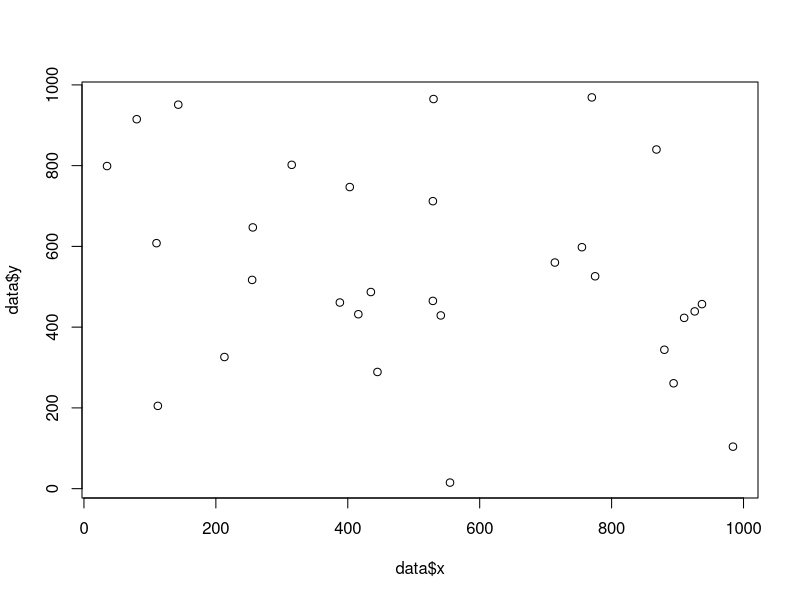
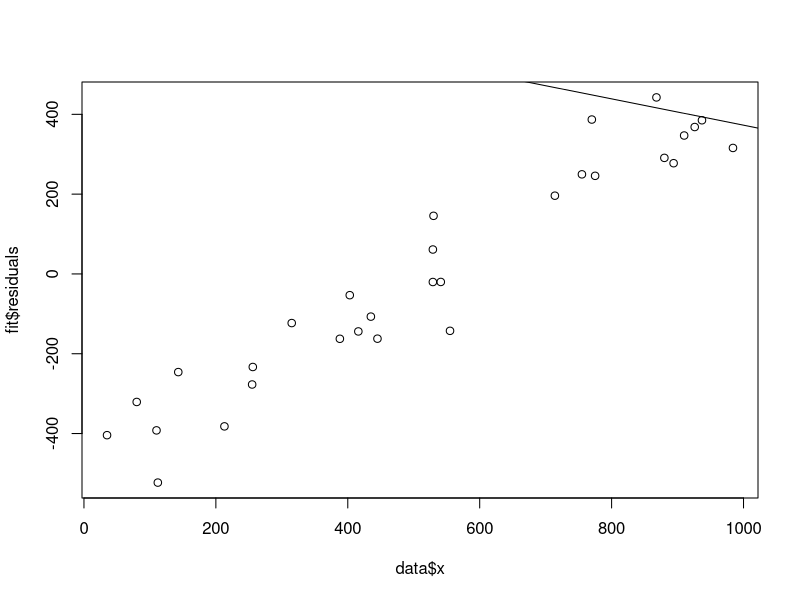
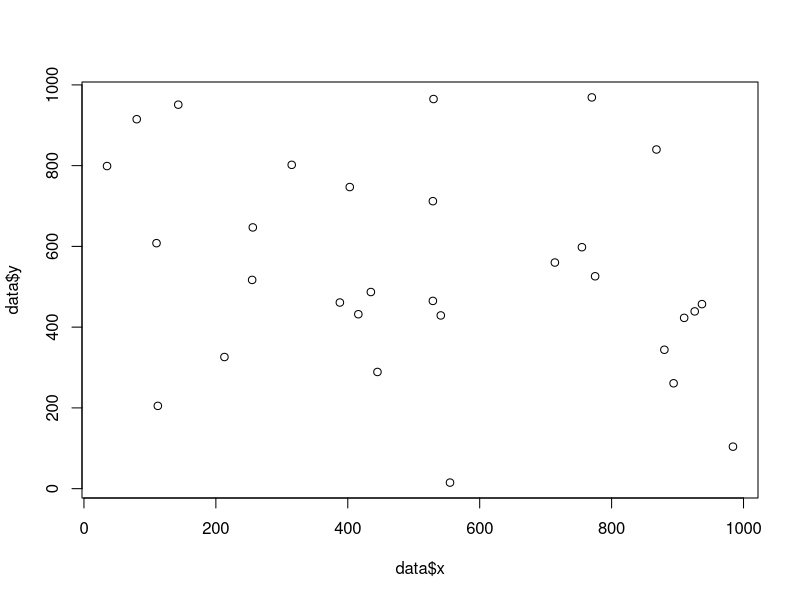

Reproduce these figures in R, in order. (Note: this script raises an error after producing the figures.)
# Assignment 10 -- Sean Delahunty

# generate data for x and y
# write out the objective function using the data and two parameters (intercept and slope)
# use the two alternative nonlinear optimization solver to find the best values of the the two parameters
# plot the results

# setwd("C:/Users/seand/OneDrive/Desktop/Kent/2019/QUANT MANAGEMENT MODELING")

# Create a data frame.
data <- read.csv("Assignment 10 xy plot data.csv")
print(data)
is.data.frame(data) #true

# dim(data)   # 30 rows by 2 columns

 data <- data.frame(data)
 print(data)

# Find the least-squares line. You should have values for b0 (Y intercept) and b1 (slope).
# These are the optimal values 
 
 
plot(data$x,data$y)
cor(data$x,data$y)
  # [1] -0.2816857

fit <- lm(data$x ~ data$y)
fit
  # Call:
  #  lm(formula = data$x ~ data$y)
  #
  # Coefficients:
  #  (Intercept)       data$y  
  #   702.4956        -0.3297 
    
attributes(fit)
     
fit$coefficients[1]
    # (Intercept) 
    #   702.4956 
    
    
fit$coefficients[2]
    # data$y 
    # -0.329704 
    
    residuals(fit)
    fit$residuals
    plot(data$x ,fit$residuals)
    abline(fit)
    
    plot(data$x, data$y)         
    fit <- lm(y ~ x)   
    abline(fit) 
    
    fit
    summary(fit)

    # y intercept = 702.4956
    # coeffient of x (slope) = -0.03297
    # y = -0.3297*x + 702.4956

  plot(fit)
  
